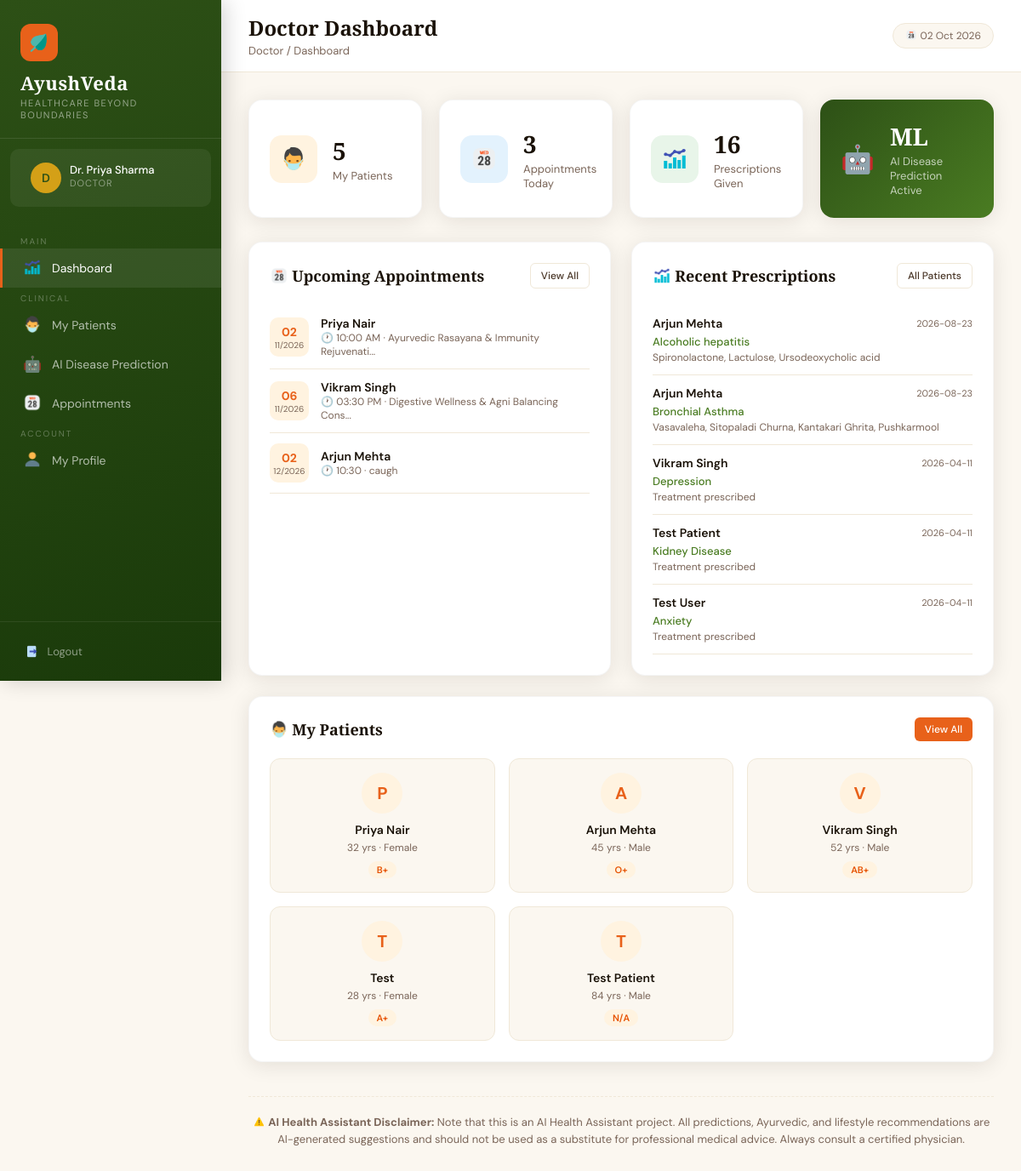
The app's page /doctor/dashboard (signed in) with its own data.
### tables this page shows
CREATE TABLE appointments (
            id INTEGER PRIMARY KEY AUTOINCREMENT,
            patient_id INTEGER,
            doctor_id INTEGER,
            appointment_date DATE,
            appointment_time TEXT,
            reason TEXT,
            status TEXT DEFAULT 'Scheduled',
            created_at TIMESTAMP DEFAULT CURRENT_TIMESTAMP,
            FOREIGN KEY (patient_id) REFERENCES patients(id),
            FOREIGN KEY (doctor_id) REFERENCES doctors(id)
        );

CREATE TABLE patients (
            id INTEGER PRIMARY KEY AUTOINCREMENT,
            name TEXT NOT NULL,
            email TEXT UNIQUE NOT NULL,
            password TEXT NOT NULL,
            phone TEXT,
            age INTEGER,
            gender TEXT,
            blood_group TEXT,
            address TEXT,
            doctor_id INTEGER,
            created_at TIMESTAMP DEFAULT CURRENT_TIMESTAMP, preexisting_conditions TEXT, allergies TEXT, triage_raw_text TEXT, triage_symptoms TEXT, latitude REAL, longitude REAL, location_updated_at TIMESTAMP, share_location INTEGER DEFAULT 0,
            FOREIGN KEY (doctor_id) REFERENCES doctors(id)
        );

CREATE TABLE prescriptions (
            id INTEGER PRIMARY KEY AUTOINCREMENT,
            patient_id INTEGER,
            doctor_id INTEGER,
            symptoms TEXT,
            predicted_disease TEXT,
            medicines TEXT,
            dosage TEXT,
            duration TEXT,
            suggestions TEXT,
            diet_advice TEXT,
            created_at TIMESTAMP DEFAULT CURRENT_TIMESTAMP,
            FOREIGN KEY (patient_id) REFERENCES patients(id),
            FOREIGN KEY (doctor_id) REFERENCES doctors(id)
        );

### app.py (the view)
@app.route('/doctor/dashboard')
@login_required('doctor')
def doctor_dashboard():
    conn = get_db()
    doc_id = session['user_id']
    patients = conn.execute("SELECT * FROM patients WHERE doctor_id=?", (doc_id,)).fetchall()
    appointments = conn.execute(
        "SELECT a.*, p.name as patient_name FROM appointments a JOIN patients p ON a.patient_id=p.id WHERE a.doctor_id=? AND a.status='Scheduled' ORDER BY a.appointment_date ASC LIMIT 5",
        (doc_id,)
    ).fetchall()
    recent_prescriptions = conn.execute(
        "SELECT pr.*, p.name as patient_name FROM prescriptions pr JOIN patients p ON pr.patient_id=p.id WHERE pr.doctor_id=? ORDER BY pr.created_at DESC LIMIT 5",
        (doc_id,)
    ).fetchall()
    stats = {
        'patients': len(patients),
        'appointments': conn.execute("SELECT COUNT(*) as c FROM appointments WHERE doctor_id=? AND status='Scheduled'", (doc_id,)).fetchone()['c'],
        'prescriptions': conn.execute("SELECT COUNT(*) as c FROM prescriptions WHERE doctor_id=?", (doc_id,)).fetchone()['c'],
    }
    conn.close()
    return render_template('doctor/dashboard.html', stats=stats, patients=patients, appointments=appointments, recent_prescriptions=recent_prescriptions)

### app.py (called while the page is built)
@app.context_processor
def inject_now():
    return {'now': datetime.now().strftime('%d %b %Y')}

def get_db():
    conn = sqlite3.connect(DB_PATH)
    conn.row_factory = sqlite3.Row
    return conn

def login_required(role):
    def decorator(f):
        @wraps(f)
        def wrapper(*args, **kwargs):
            if session.get('role') != role:
                flash('Please login to continue.', 'error')
                return redirect(url_for(f'{role}_login'))
            return f(*args, **kwargs)
        return wrapper
    return decorator

### templates/doctor/dashboard.html (shortened to what this page needs)
{% extends 'base.html' %}
{% block page_title %}Doctor Dashboard{% endblock %}
{% block breadcrumb %}Doctor / Dashboard{% endblock %}
{% block nav %}
<span class="nav-section-label">Main</span>
<a href="/doctor/dashboard" class="nav-link active"><span class="icon"><img src="/static/images/dashboard_icon.png" style="height:1.2em;width:1.2em;vertical-align:-0.2em;"></span> Dashboard</a>
<span class="nav-section-label">Clinical</span>
<a href="/doctor/patients" class="nav-link"><span class="icon"><img src="/static/images/patients_icon.png" style="height:1.2em;width:1.2em;vertical-align:-0.2em;"></span> My Patients</a>
<a href="/doctor/predict" class="nav-link"><span class="icon">🤖</span> AI Disease Prediction</a>
<a href="/doctor/appointments" class="nav-link"><span class="icon"><img src="/static/images/appointments_icon.png" style="height:1.2em;width:1.2em;vertical-align:-0.2em;"></span> Appointments</a>
<span class="nav-section-label">Account</span>
<a href="/doctor/profile" class="nav-link"><span class="icon"><img src="/static/images/profile_icon.png" style="height:1.2em;width:1.2em;vertical-align:-0.2em;"></span> My Profile</a>
{% endblock %}
{% block content %}
<div class="stats-grid">
    <div class="stat-card">
        <div class="stat-icon orange"><img src="/static/images/patients_icon.png" style="height:1.2em;width:1.2em;vertical-align:-0.2em;"></div>
        <div>
            <div class="stat-value">{{ stats.patients }}</div>
            <div class="stat-label">My Patients</div>
        </div>
    </div>
    <div class="stat-card">
        <div class="stat-icon blue"><img src="/static/images/appointments_icon.png" style="height:1.2em;width:1.2em;vertical-align:-0.2em;"></div>
        <div>
            <div class="stat-value">{{ stats.appointments }}</div>
            <div class="stat-label">Appointments Today</div>
        </div>
    </div>
    <div class="stat-card">
        <div class="stat-icon green"><img src="/static/images/dashboard_icon.png" style="height:1.2em;width:1.2em;vertical-align:-0.2em;"></div>
        <div>
            <div class="stat-value">{{ stats.prescriptions }}</div>
            <div class="stat-label">Prescriptions Given</div>
        </div>
    </div>
    <div class="stat-card" style="background:linear-gradient(135deg,#2D5016,#4A7C22);border:none">
        <div style="font-size:32px">🤖</div>
        <div>
            <div class="stat-value" style="color:#fff">ML</div>
            <div class="stat-label" style="color:rgba(255,255,255,0.7)">AI Disease Prediction Active</div>
        </div>
    </div>
</div>
<div style="display:grid;grid-template-columns:1fr 1fr;gap:24px">
    <div class="card">
        <div class="card-header">
            <h3 class="card-title"><img src="/static/images/appointments_icon.png" style="height:1.2em;width:1.2em;vertical-align:-0.2em;"> Upcoming Appointments</h3>
            <a href="/doctor/appointments" class="btn btn-outline btn-sm">View All</a>
        </div>
        {% if appointments %}
        {% for a in appointments %}
        <div style="display:flex;align-items:center;gap:14px;padding:12px 0;border-bottom:1px solid #F0E8D8">
            <div style="width:46px;height:46px;background:#FFF3E0;border-radius:10px;display:flex;flex-direction:column;align-items:center;justify-content:center;flex-shrink:0">
                <span style="font-size:14px;font-weight:700;color:#E8611A">{{ a.appointment_date[-2:] }}</span>
                <span style="font-size:10px;color:#7A6558">{{ a.appointment_date[5:7] }}/{{ a.appointment_date[:4] }}</span>
            </div>
            <div>
                <div style="font-weight:600;font-size:14px">{{ a.patient_name }}</div>
                <div style="font-size:12px;color:#7A6558">🕐 {{ a.appointment_time }} · {{ a.reason[:40] }}{% if a.reason|length > 40 %}...{% endif %}</div>
            </div>
        </div>
        {% endfor %}
        {% else %}
        <div style="text-align:center;padding:32px;color:#7A6558">No upcoming appointments.</div>
        {% endif %}
    </div>
    <div class="card">
        <div class="card-header">
            <h3 class="card-title"><img src="/static/images/dashboard_icon.png" style="height:1.2em;width:1.2em;vertical-align:-0.2em;"> Recent Prescriptions</h3>
            <a href="/doctor/patients" class="btn btn-outline btn-sm">All Patients</a>
        </div>
        {% if recent_prescriptions %}
        {% for pr in recent_prescriptions %}
        <div style="padding:12px 0;border-bottom:1px solid #F0E8D8">
            <div style="display:flex;justify-content:space-between;align-items:center;margin-bottom:4px">
                <span style="font-weight:600;font-size:14px">{{ pr.patient_name }}</span>
                <span style="font-size:11px;color:#7A6558">{{ pr.created_at[:10] }}</span>
            </div>
            <div style="font-size:13px;color:#4A7C22;font-weight:500">{{ pr.predicted_disease }}</div>
            <div style="font-size:12px;color:#7A6558;margin-top:2px">{{ pr.medicines[:60] }}{% if pr.medicines|length > 60 %}...{% endif %}</div>
        </div>
        {% endfor %}
        {% else %}
        <div style="text-align:center;padding:32px;color:#7A6558">No prescriptions yet.</div>
        {% endif %}
    </div>
    <div class="card" style="grid-column:1/-1">
        <div class="card-header">
            <h3 class="card-title"><img src="/static/images/patients_icon.png" style="height:1.2em;width:1.2em;vertical-align:-0.2em;"> My Patients</h3>
            <a href="/doctor/patients" class="btn btn-primary btn-sm">View All</a>
        </div>
        <div style="display:grid;grid-template-columns:repeat(auto-fill,minmax(200px,1fr));gap:16px">
            {% for p in patients[:8] %}
            <a href="/doctor/patients/{{ p.id }}" style="text-decoration:none">
                <div style="border:1px solid #F0E8D8;border-radius:12px;padding:16px;text-align:center;transition:all 0.2s;background:#FBF7F0" onmouseover="this.style.borderColor='#E8611A';this.style.background='#FFF3E0'" onmouseout="this.style.borderColor='#F0E8D8';this.style.background='#FBF7F0'">
                    <div style="width:48px;height:48px;background:#FFF3E0;border-radius:50%;display:flex;align-items:center;justify-content:center;font-size:20px;font-weight:700;color:#E8611A;margin:0 auto 10px">
                        {{ p.name[0].upper() }}
                    </div>
                    <div style="font-weight:600;font-size:14px;color:#1A1208">{{ p.name }}</div>
                    <div style="font-size:12px;color:#7A6558;margin-top:4px">{{ p.age or 'N/A' }} yrs · {{ p.gender or 'N/A' }}</div>
                    <span class="badge badge-orange" style="margin-top:8px">{{ p.blood_group or 'N/A' }}</span>
                </div>
            </a>
            {% else %}
            <div style="grid-column:1/-1;text-align:center;padding:32px;color:#7A6558">No patients assigned yet.</div>
            {% endfor %}
        </div>
    </div>
</div>
{% endblock %}

### templates/base.html (style rules this page uses)
:root { --saffron: #E8611A; --saffron-light: #F4874B; --turmeric: #D4A017; --forest: #2D5016; --forest-mid: #4A7C22; --forest-light: #7AB648; --cream: #FBF7F0; --cream-dark: #F0E8D8; --earth: #6B4226; --earth-light: #9B6B42; --text-dark: #1A1208; --text-mid: #4A3728; --text-light: #7A6558; --white: #FFFFFF; --sidebar-w: 260px; --shadow: 0 4px 24px rgba(26, 18, 8, 0.10); --shadow-lg: 0 12px 48px rgba(26, 18, 8, 0.16); }
* { box-sizing: border-box; margin: 0; padding: 0; }
body { font-family: 'DM Sans', sans-serif; background: var(--cream); color: var(--text-dark); min-height: 100vh; }
h1, h2, h3, h4 { font-family: 'Cormorant Garamond', serif; }
.nav-section-label { color: rgba(255, 255, 255, 0.3); font-size: 10px; text-transform: uppercase; letter-spacing: 2px; padding: 12px 24px 6px; font-family: 'DM Sans', sans-serif; }
.nav-link { display: flex; align-items: center; gap: 12px; padding: 11px 24px; color: rgba(255, 255, 255, 0.65); text-decoration: none; font-size: 14px; transition: all 0.2s; border-left: 3px solid transparent; position: relative; }
.nav-link:hover, .nav-link.active { color: #fff; background: rgba(255, 255, 255, 0.08); border-left-color: var(--saffron); }
.nav-link .icon { font-size: 18px; width: 22px; text-align: center; }
.card { background: var(--white); border-radius: 16px; padding: 24px; box-shadow: var(--shadow); border: 1px solid rgba(0, 0, 0, 0.04); }
.card-header { display: flex; align-items: center; justify-content: space-between; margin-bottom: 20px; }
.card-title { font-size: 18px; color: var(--text-dark); font-weight: 600; }
.stats-grid { display: grid; grid-template-columns: repeat(auto-fit, minmax(200px, 1fr)); gap: 20px; margin-bottom: 28px; }
.stat-card { background: var(--white); border-radius: 16px; padding: 24px; box-shadow: var(--shadow); border: 1px solid rgba(0, 0, 0, 0.04); display: flex; align-items: center; gap: 18px; transition: transform 0.2s; }
.stat-icon { width: 56px; height: 56px; border-radius: 14px; display: flex; align-items: center; justify-content: center; font-size: 26px; flex-shrink: 0; }
.stat-icon.green { background: #E8F5E9; }
.stat-icon.orange { background: #FFF3E0; }
.stat-icon.blue { background: #E3F2FD; }
.stat-value { font-size: 28px; font-weight: 700; color: var(--text-dark); font-family: 'Cormorant Garamond', serif; }
.stat-label { font-size: 13px; color: var(--text-light); margin-top: 2px; }
.btn { display: inline-flex; align-items: center; gap: 8px; padding: 10px 20px; border-radius: 8px; font-size: 14px; font-weight: 500; cursor: pointer; text-decoration: none; border: none; transition: all 0.2s; font-family: 'DM Sans', sans-serif; }
.btn-primary { background: var(--saffron); color: #fff; }
.btn-outline { background: transparent; border: 1.5px solid var(--cream-dark); color: var(--text-mid); }
.btn-sm { padding: 6px 12px; font-size: 12px; border-radius: 6px; }
.badge { display: inline-block; padding: 3px 10px; border-radius: 20px; font-size: 11px; font-weight: 600; }
.badge-orange { background: #FFF3E0; color: #E65100; }

### records on screen
appointments: appointment_date "02", appointment_date "11", appointment_date "2026", patient_name "Priya Nair", appointment_time "10:00 AM", reason "Ayurvedic Rasayana & Immunity Rejuvenati"
appointments: appointment_date "06", appointment_date "11", appointment_date "2026", patient_name "Vikram Singh", appointment_time "03:30 PM", reason "Digestive Wellness & Agni Balancing Cons"
appointments: appointment_date "02", appointment_date "12", appointment_date "2026", patient_name "Arjun Mehta", appointment_time "10:30", reason "caugh"
prescriptions: patient_name "Arjun Mehta", created_at "2026-08-23", predicted_disease "Alcoholic hepatitis", medicines "Spironolactone, Lactulose, Ursodeoxycholic acid"
prescriptions: patient_name "Arjun Mehta", created_at "2026-08-23", predicted_disease "Bronchial Asthma", medicines "Vasavaleha, Sitopaladi Churna, Kantakari Ghrita, Pushkarmool"
prescriptions: patient_name "Vikram Singh", created_at "2026-04-11", predicted_disease "Depression", medicines "Treatment prescribed"
prescriptions: patient_name "Test Patient", created_at "2026-04-11", predicted_disease "Kidney Disease", medicines "Treatment prescribed"
prescriptions: patient_name "Test User", created_at "2026-04-11", predicted_disease "Anxiety", medicines "Treatment prescribed"
patients: name "P", name "Priya Nair", age "32", gender "Female", blood_group "B+"
patients: name "A", name "Arjun Mehta", age "45", gender "Male", blood_group "O+"
patients: name "V", name "Vikram Singh", age "52", gender "Male", blood_group "AB+"
patients: name "T", name "Test", age "28", gender "Female", blood_group "A+"
patients: name "T", name "Test Patient", age "84", gender "Male", blood_group "N/A"

### other values on screen
{{ session.user_name[0].upper() }} "D"
{{ session.user_name }} "Dr. Priya Sharma"
{{ session.role|capitalize }} "DOCTOR"
{{ stats.patients }} "5"
{{ stats.appointments }} "3"
{{ stats.prescriptions }} "16"
